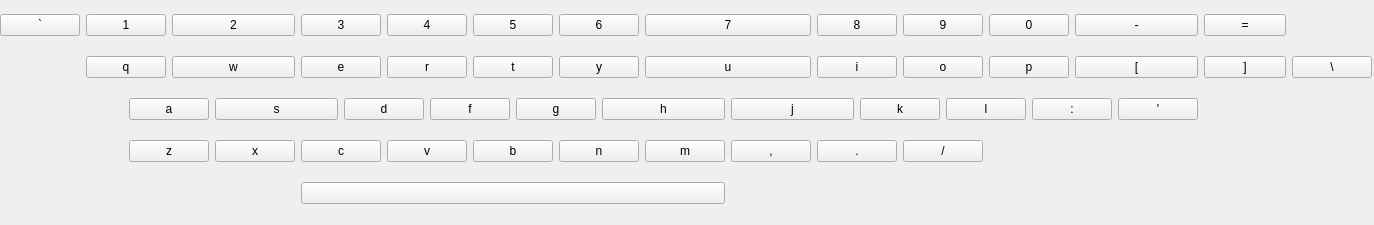
<?xml version="1.0" encoding="UTF-8"?>
<ui version="4.0">
 <class>KeyboardWidget</class>
 <widget class="QWidget" name="KeyboardWidget">
  <property name="geometry">
   <rect>
    <x>0</x>
    <y>0</y>
    <width>1374</width>
    <height>225</height>
   </rect>
  </property>
  <property name="windowTitle">
   <string>Form</string>
  </property>
  <widget class="QWidget" name="gridLayoutWidget">
   <property name="geometry">
    <rect>
     <x>0</x>
     <y>0</y>
     <width>1372</width>
     <height>221</height>
    </rect>
   </property>
   <layout class="QGridLayout" name="gridLayout">
    <item row="2" column="10" colspan="2">
     <widget class="QPushButton" name="buttonf">
      <property name="text">
       <string>f</string>
      </property>
     </widget>
    </item>
    <item row="1" column="13" colspan="2">
     <widget class="QPushButton" name="buttony">
      <property name="text">
       <string>y</string>
      </property>
     </widget>
    </item>
    <item row="1" column="2" colspan="2">
     <widget class="QPushButton" name="buttonq">
      <property name="text">
       <string>q</string>
      </property>
     </widget>
    </item>
    <item row="3" column="11" colspan="2">
     <widget class="QPushButton" name="buttonb">
      <property name="text">
       <string>b</string>
      </property>
     </widget>
    </item>
    <item row="3" column="7" colspan="2">
     <widget class="QPushButton" name="buttonc">
      <property name="text">
       <string>c</string>
      </property>
     </widget>
    </item>
    <item row="0" column="4" colspan="3">
     <widget class="QPushButton" name="button2">
      <property name="text">
       <string>2</string>
      </property>
     </widget>
    </item>
    <item row="3" column="3" colspan="2">
     <widget class="QPushButton" name="buttonz">
      <property name="text">
       <string>z</string>
      </property>
     </widget>
    </item>
    <item row="3" column="18" colspan="2">
     <widget class="QPushButton" name="buttonDot">
      <property name="text">
       <string>.</string>
      </property>
     </widget>
    </item>
    <item row="1" column="11" colspan="2">
     <widget class="QPushButton" name="buttont">
      <property name="text">
       <string>t</string>
      </property>
     </widget>
    </item>
    <item row="2" column="19" colspan="2">
     <widget class="QPushButton" name="buttonk">
      <property name="text">
       <string>k</string>
      </property>
     </widget>
    </item>
    <item row="0" column="7" colspan="2">
     <widget class="QPushButton" name="button3">
      <property name="text">
       <string>3</string>
      </property>
     </widget>
    </item>
    <item row="3" column="20" colspan="2">
     <widget class="QPushButton" name="buttonSlash">
      <property name="text">
       <string>/</string>
      </property>
     </widget>
    </item>
    <item row="0" column="2" colspan="2">
     <widget class="QPushButton" name="button1">
      <property name="text">
       <string>1</string>
      </property>
     </widget>
    </item>
    <item row="2" column="8" colspan="2">
     <widget class="QPushButton" name="buttond">
      <property name="text">
       <string>d</string>
      </property>
     </widget>
    </item>
    <item row="0" column="27" colspan="3">
     <widget class="QPushButton" name="buttonEq">
      <property name="text">
       <string>=</string>
      </property>
     </widget>
    </item>
    <item row="1" column="24" colspan="3">
     <widget class="QPushButton" name="buttonSqBrOp">
      <property name="text">
       <string>[</string>
      </property>
     </widget>
    </item>
    <item row="2" column="5" colspan="3">
     <widget class="QPushButton" name="buttons">
      <property name="text">
       <string>s</string>
      </property>
     </widget>
    </item>
    <item row="0" column="15" colspan="3">
     <widget class="QPushButton" name="button7">
      <property name="text">
       <string>7</string>
      </property>
     </widget>
    </item>
    <item row="2" column="21" colspan="2">
     <widget class="QPushButton" name="buttonl">
      <property name="text">
       <string>l</string>
      </property>
     </widget>
    </item>
    <item row="3" column="15" colspan="2">
     <widget class="QPushButton" name="buttonm">
      <property name="text">
       <string>m</string>
      </property>
     </widget>
    </item>
    <item row="2" column="12" colspan="2">
     <widget class="QPushButton" name="buttong">
      <property name="text">
       <string>g</string>
      </property>
     </widget>
    </item>
    <item row="1" column="30" colspan="2">
     <widget class="QPushButton" name="buttonBackSlash">
      <property name="text">
       <string>\</string>
      </property>
     </widget>
    </item>
    <item row="2" column="23" colspan="2">
     <widget class="QPushButton" name="buttonDots">
      <property name="text">
       <string>:</string>
      </property>
     </widget>
    </item>
    <item row="2" column="17" colspan="2">
     <widget class="QPushButton" name="buttonj">
      <property name="text">
       <string>j</string>
      </property>
     </widget>
    </item>
    <item row="2" column="25" colspan="2">
     <widget class="QPushButton" name="buttonBr">
      <property name="text">
       <string>'</string>
      </property>
     </widget>
    </item>
    <item row="0" column="0" colspan="2">
     <widget class="QPushButton" name="buttonSt">
      <property name="text">
       <string>`</string>
      </property>
     </widget>
    </item>
    <item row="0" column="9" colspan="2">
     <widget class="QPushButton" name="button4">
      <property name="text">
       <string>4</string>
      </property>
     </widget>
    </item>
    <item row="0" column="13" colspan="2">
     <widget class="QPushButton" name="button6">
      <property name="text">
       <string>6</string>
      </property>
     </widget>
    </item>
    <item row="1" column="22" colspan="2">
     <widget class="QPushButton" name="buttonp">
      <property name="text">
       <string>p</string>
      </property>
     </widget>
    </item>
    <item row="1" column="4" colspan="3">
     <widget class="QPushButton" name="buttonw">
      <property name="text">
       <string>w</string>
      </property>
     </widget>
    </item>
    <item row="0" column="18" colspan="2">
     <widget class="QPushButton" name="button8">
      <property name="text">
       <string>8</string>
      </property>
     </widget>
    </item>
    <item row="1" column="20" colspan="2">
     <widget class="QPushButton" name="buttono">
      <property name="text">
       <string>o</string>
      </property>
     </widget>
    </item>
    <item row="1" column="7" colspan="2">
     <widget class="QPushButton" name="buttone">
      <property name="text">
       <string>e</string>
      </property>
     </widget>
    </item>
    <item row="1" column="1">
     <widget class="QLabel" name="label">
      <property name="text">
       <string/>
      </property>
     </widget>
    </item>
    <item row="0" column="22" colspan="2">
     <widget class="QPushButton" name="button0">
      <property name="text">
       <string>0</string>
      </property>
     </widget>
    </item>
    <item row="3" column="17">
     <widget class="QPushButton" name="buttonComma">
      <property name="text">
       <string>,</string>
      </property>
     </widget>
    </item>
    <item row="2" column="14" colspan="3">
     <widget class="QPushButton" name="buttonh">
      <property name="text">
       <string>h</string>
      </property>
     </widget>
    </item>
    <item row="1" column="18" colspan="2">
     <widget class="QPushButton" name="buttoni">
      <property name="text">
       <string>i</string>
      </property>
     </widget>
    </item>
    <item row="0" column="24" colspan="3">
     <widget class="QPushButton" name="buttonMin">
      <property name="text">
       <string>-</string>
      </property>
     </widget>
    </item>
    <item row="1" column="15" colspan="3">
     <widget class="QPushButton" name="buttonu">
      <property name="text">
       <string>u</string>
      </property>
     </widget>
    </item>
    <item row="0" column="11" colspan="2">
     <widget class="QPushButton" name="button5">
      <property name="text">
       <string>5</string>
      </property>
     </widget>
    </item>
    <item row="3" column="13" colspan="2">
     <widget class="QPushButton" name="buttonn">
      <property name="text">
       <string>n</string>
      </property>
     </widget>
    </item>
    <item row="0" column="20" colspan="2">
     <widget class="QPushButton" name="button9">
      <property name="text">
       <string>9</string>
      </property>
     </widget>
    </item>
    <item row="4" column="7" colspan="10">
     <widget class="QPushButton" name="buttonSpace">
      <property name="text">
       <string/>
      </property>
     </widget>
    </item>
    <item row="3" column="9" colspan="2">
     <widget class="QPushButton" name="buttonv">
      <property name="text">
       <string>v</string>
      </property>
     </widget>
    </item>
    <item row="1" column="27" colspan="3">
     <widget class="QPushButton" name="buttonSqBrCl">
      <property name="text">
       <string>]</string>
      </property>
     </widget>
    </item>
    <item row="3" column="5" colspan="2">
     <widget class="QPushButton" name="buttonx">
      <property name="text">
       <string>x</string>
      </property>
     </widget>
    </item>
    <item row="2" column="3" colspan="2">
     <widget class="QPushButton" name="buttona">
      <property name="text">
       <string>a</string>
      </property>
     </widget>
    </item>
    <item row="1" column="9" colspan="2">
     <widget class="QPushButton" name="buttonr">
      <property name="text">
       <string>r</string>
      </property>
     </widget>
    </item>
   </layout>
  </widget>
 </widget>
 <resources/>
 <connections/>
</ui>
